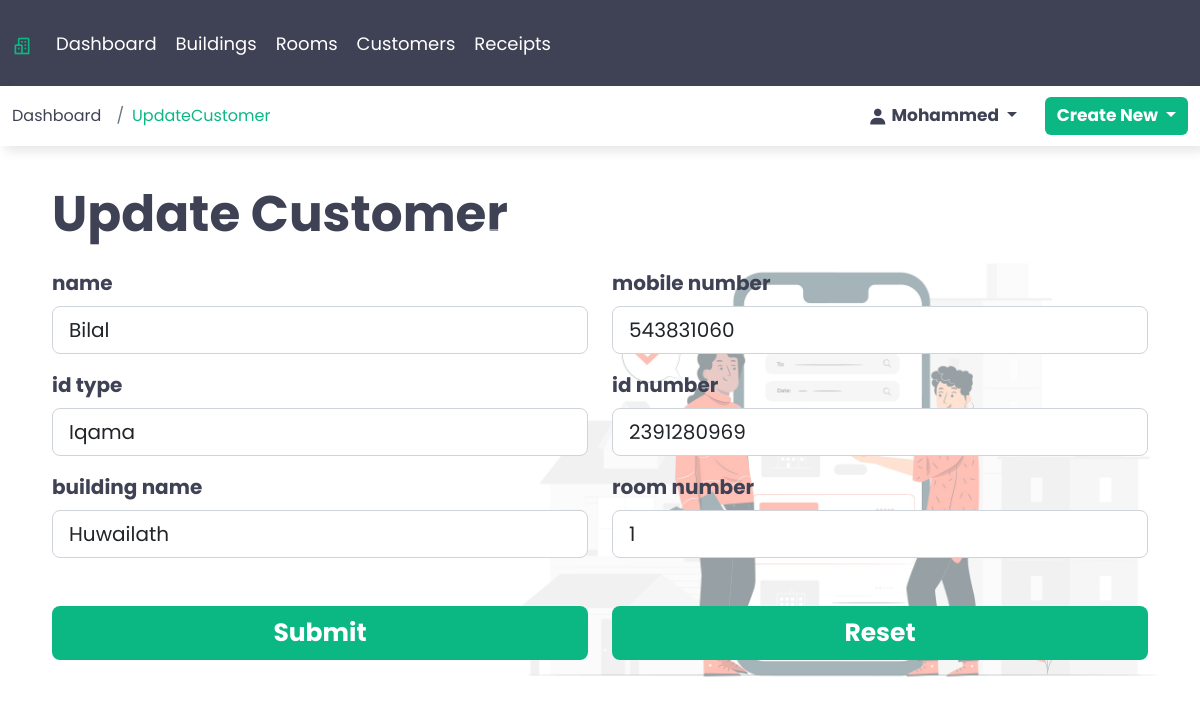
The page /update_customer/2 on the database its author committed.
### webapp/models.py (models this page shows, shortened)
class Customer(models.Model):
    customer_name = models.CharField(max_length=50)
    mobile_number = models.IntegerField()
    id_type = models.ForeignKey(IdType, on_delete=models.DO_NOTHING)
    id_number = models.CharField(max_length=50, unique=True)
    building_name = models.ForeignKey(Building, on_delete=models.CASCADE)
    room_number = models.ForeignKey(Room, on_delete=models.DO_NOTHING)
    class Meta:
        verbose_name_plural = 'Customers'

class IdType(models.Model):
    id_type = models.CharField(max_length=50)
    class Meta:
        verbose_name_plural = 'ID Types'
    def __str__(self):
        return self.id_type

class Building(models.Model):
    building_name = models.CharField(max_length=50)
    name_of_owner = models.CharField(max_length=50)
    building_type = models.ForeignKey(BuildingType, on_delete=models.CASCADE)
    number_of_rooms = models.IntegerField()
    mobile_number = models.IntegerField()
    current_lease_period = models.DateField()
    class Meta:
        verbose_name_plural = 'Buildings'
    def __str__ (self):
        return self.building_name

class Room(models.Model):
    room_number = models.IntegerField()
    building_name = models.ForeignKey(Building, on_delete=models.CASCADE)
    room_type = models.ForeignKey(RoomType, on_delete=models.DO_NOTHING)
    room_status = models.ForeignKey(RoomStatus, on_delete=models.DO_NOTHING)
    meter_number = models.CharField(max_length=16)
    account_number = models.IntegerField()
    class Meta:
        verbose_name_plural = 'Rooms'
    def __str__ (self):
        return str(self.room_number)

### webapp/views.py (the view)
# urls.py: path('update_customer/<int:customer_id>',views.UpdateCustomer,name='update_customer'),
def UpdateCustomer(request,customer_id):
    customer = Customer.objects.get(id=customer_id)
    customerForm = CustomerForm(request.POST, instance=customer)
    if request.method == 'POST':
        if customerForm.is_valid():
            customerForm.save()
            return redirect('customers')
        return render(request, 'update_customer.html',{'form':customerForm})
    else:
        customerForm = CustomerForm(instance=customer)
        return render(request, 'update_customer.html',{'context':'UpdateCustomer','form':customerForm})

### webapp/forms.py
class CustomerForm(ModelForm):
    class Meta:
        model = Customer
        fields = '__all__'
        widgets = {
            'customer_name': forms.TextInput(attrs={'class': 'form-control form-control-lg'}),
            'mobile_number': forms.NumberInput(attrs={'class':'form-control form-control-lg'}),
            'id_number': forms.NumberInput(attrs={'class':'form-control form-control-lg'})
        }
    def __init__(self, *args, **kwargs):
        super().__init__(*args, **kwargs)
        self.fields['id_type'].empty_label = "Select an option"
        self.fields['id_type'].widget.attrs.update({'class':'form-control form-control-lg'})
        self.fields['building_name'].empty_label = "Select an option"
        self.fields['building_name'].widget.attrs.update({'class':'form-control form-control-lg'})
        self.fields['room_number'].empty_label = "Select an option"
        self.fields['room_number'].widget.attrs.update({'class':'form-control form-control-lg'})

### templates/update_customer.html (shortened to what this page needs)
{% extends 'base.html' %}
{% load static %}
{% block content %}
    <div class="container-fluid">
        <div class="main-box new_customer">
            <div class="row d-flex align-items-center justify-content-center">
                <div class="col-xs-12 col-sm-12 col-md-12 col-lg-12 col-xl-12 d-flex align-items-start flex-column">
                    <h1 class="mb-4 mt-2">Update Customer</h1>
                    <form method="post" autocomplete="off">
                        <div class="row">
                            <div class="col-xs-12 col-sm-12 col-md-12 col-lg-6">
                                <div class="mb-3">
                                    <label for="name" class="form-label">name</label>
                                    {{form.customer_name}}
                                </div>
                            </div>
                            <div class="col-xs-12 col-sm-12 col-md-12 col-lg-6">
                                <div class="mb-3">
                                    <label for="mobile_number" class="form-label">mobile number</label>
                                    {{form.mobile_number}}
                                </div>
                            </div>
                            <div class="col-xs-12 col-sm-12 col-md-12 col-lg-6">
                                <label for="id_type" class="form-label">id type</label>
                                {{form.id_type}}
                            </div>
                            <div class="col-xs-12 col-sm-12 col-md-12 col-lg-6">
                                <div class="mb-3">
                                    <label for="id_number" class="form-label">id number</label>
                                    {{form.id_number}}
                                </div>
                            </div>
                            <div class="col-xs-12 col-sm-12 col-md-12 col-lg-6">
                                <div class="mb-3">
                                    <label for="building_name" class="form-label">building name</label>
                                    {{form.building_name}}
                                </div>
                            </div>
                            <div class="col-xs-12 col-sm-12 col-md-12 col-lg-6">
                                <div class="mb-5">
                                    <label for="room_number" class="form-label">room number</label>
                                    {{form.room_number}}
                                </div>
                            </div>
                            <div class="col-xs-12 col-sm-12 col-md-12 col-lg-6">
                                <button type="submit" class="btn btn-lg mb-4">Submit</button>
                            </div>
                            <div class="col-xs-12 col-sm-12 col-md-12 col-lg-6">
                                <button type="reset" class="btn btn-lg">Reset</button>
                            </div>
                        </div>
                    </form>
                </div>
            </div>
        </div>
    </div>
{% endblock %}

### static/css/style.css (style rules this page uses)
* { margin:0; padding: 0; box-sizing: border-box; }
:root { --font-primary: "Poppins", sans-serif; }
:root { --weight-700: 700; }
:root { --color-primary: #0bb783; --color-secondary: #3f4254; --color-white: white; }
body { font-family: var(--font-primary); }
h1 { font-size: 50px; font-weight: var(--weight-700); color: var(--color-secondary); font-family: var(--font-primary); }
form { width: 100%; z-index: 100; }
.form-label { font-size: 20px; font-weight: 700; color: var(--color-secondary); }
.btn { background-color: var(--color-primary); color: var(--color-white); width: 100%; font-weight: 700; font-size: 25px; font-family: var(--font-primary); border: none; }
.main-box { margin: 30px 40px; position: relative; z-index: 2; }
.main-box::before { content: " "; background-image: url(/static/images/building_img.jpg); background-repeat: no-repeat; background-size: 65%; background-position: right; width: 100%; height: 100%; position: absolute; top: 37px; right: -50px; opacity: 45%; }
.main-box.new_customer::before { background-image: url(/static/images/customer_img.jpg); background-size: 65%; }

### rows shown on the page
Customer: customer_name "Bilal", mobile_number "543831060", id_number "2391280969"
IdType: id_type "Iqama"
Building: building_name "Huwailath"
Room: room_number "1"

### other values the page prints
{{ context }} "UpdateCustomer"
